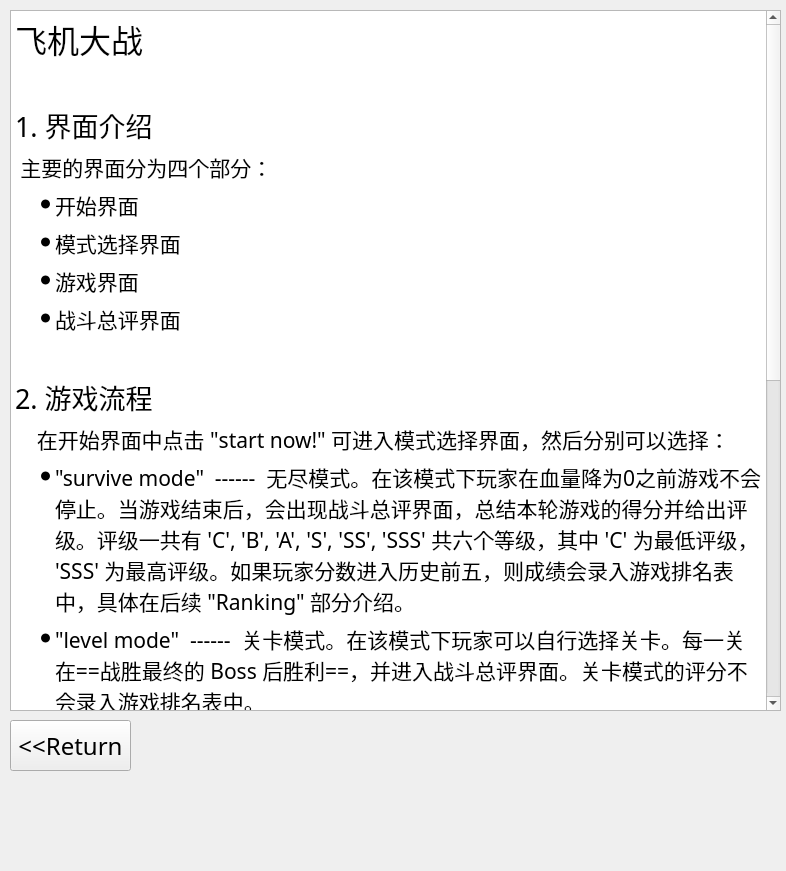
<?xml version="1.0" encoding="UTF-8"?>
<ui version="4.0">
 <class>RuleClass</class>
 <widget class="QWidget" name="RuleClass">
  <property name="geometry">
   <rect>
    <x>0</x>
    <y>0</y>
    <width>786</width>
    <height>871</height>
   </rect>
  </property>
  <property name="windowTitle">
   <string>Rule</string>
  </property>
  <widget class="QPushButton" name="Return_bt">
   <property name="geometry">
    <rect>
     <x>10</x>
     <y>720</y>
     <width>121</width>
     <height>51</height>
    </rect>
   </property>
   <property name="font">
    <font>
     <family>MV Boli</family>
     <pointsize>18</pointsize>
    </font>
   </property>
   <property name="text">
    <string>&lt;&lt;Return</string>
   </property>
  </widget>
  <widget class="QTextBrowser" name="textBrowser">
   <property name="geometry">
    <rect>
     <x>10</x>
     <y>10</y>
     <width>771</width>
     <height>701</height>
    </rect>
   </property>
   <property name="font">
    <font>
     <family>楷体</family>
     <pointsize>16</pointsize>
    </font>
   </property>
   <property name="html">
    <string>&lt;!DOCTYPE HTML PUBLIC &quot;-//W3C//DTD HTML 4.0//EN&quot; &quot;http://www.w3.org/TR/REC-html40/strict.dtd&quot;&gt;
&lt;html&gt;&lt;head&gt;&lt;meta name=&quot;qrichtext&quot; content=&quot;1&quot; /&gt;&lt;meta charset=&quot;utf-8&quot; /&gt;&lt;style type=&quot;text/css&quot;&gt;
p, li { white-space: pre-wrap; }
hr { height: 1px; border-width: 0; }
li.unchecked::marker { content: &quot;\2610&quot;; }
li.checked::marker { content: &quot;\2612&quot;; }
&lt;/style&gt;&lt;/head&gt;&lt;body style=&quot; font-family:'楷体'; font-size:16pt; font-weight:400; font-style:normal;&quot;&gt;
&lt;p style=&quot; margin-top:6px; margin-bottom:6px; margin-left:0px; margin-right:0px; -qt-block-indent:0; text-indent:0px;&quot;&gt;&lt;span style=&quot; font-size:24pt;&quot;&gt;飞机大战&lt;/span&gt;&lt;/p&gt;
&lt;p style=&quot;-qt-paragraph-type:empty; margin-top:6px; margin-bottom:6px; margin-left:0px; margin-right:0px; -qt-block-indent:0; text-indent:0px;&quot;&gt;&lt;br /&gt;&lt;/p&gt;
&lt;p style=&quot; margin-top:6px; margin-bottom:6px; margin-left:0px; margin-right:0px; -qt-block-indent:0; text-indent:0px;&quot;&gt;&lt;span style=&quot; font-size:20pt;&quot;&gt;1. 界面介绍&lt;/span&gt;&lt;/p&gt;
&lt;p style=&quot; margin-top:6px; margin-bottom:6px; margin-left:0px; margin-right:0px; -qt-block-indent:0; text-indent:0px;&quot;&gt; 主要的界面分为四个部分：&lt;/p&gt;
&lt;ul style=&quot;margin-top: 0px; margin-bottom: 0px; margin-left: 0px; margin-right: 0px; -qt-list-indent: 1;&quot;&gt;
&lt;li style=&quot; margin-top:6px; margin-bottom:6px; margin-left:0px; margin-right:0px; -qt-block-indent:0; text-indent:0px;&quot;&gt;开始界面&lt;/li&gt;
&lt;li style=&quot; margin-top:6px; margin-bottom:6px; margin-left:0px; margin-right:0px; -qt-block-indent:0; text-indent:0px;&quot;&gt;模式选择界面&lt;/li&gt;
&lt;li style=&quot; margin-top:6px; margin-bottom:6px; margin-left:0px; margin-right:0px; -qt-block-indent:0; text-indent:0px;&quot;&gt;游戏界面&lt;/li&gt;
&lt;li style=&quot; margin-top:6px; margin-bottom:6px; margin-left:0px; margin-right:0px; -qt-block-indent:0; text-indent:0px;&quot;&gt;战斗总评界面&lt;/li&gt;&lt;/ul&gt;
&lt;p style=&quot;-qt-paragraph-type:empty; margin-top:6px; margin-bottom:6px; margin-left:0px; margin-right:0px; -qt-block-indent:0; text-indent:0px;&quot;&gt;&lt;br /&gt;&lt;/p&gt;
&lt;p style=&quot; margin-top:6px; margin-bottom:6px; margin-left:0px; margin-right:0px; -qt-block-indent:0; text-indent:0px;&quot;&gt;&lt;span style=&quot; font-size:20pt;&quot;&gt;2. 游戏流程 &lt;/span&gt;&lt;/p&gt;
&lt;p style=&quot; margin-top:6px; margin-bottom:6px; margin-left:0px; margin-right:0px; -qt-block-indent:0; text-indent:0px;&quot;&gt;    在开始界面中点击 &amp;quot;start now!&amp;quot; 可进入模式选择界面，然后分别可以选择：&lt;/p&gt;
&lt;ul style=&quot;margin-top: 0px; margin-bottom: 0px; margin-left: 0px; margin-right: 0px; -qt-list-indent: 1;&quot;&gt;
&lt;li style=&quot; margin-top:6px; margin-bottom:6px; margin-left:0px; margin-right:0px; -qt-block-indent:0; text-indent:0px;&quot;&gt;&amp;quot;survive mode&amp;quot;  ------  无尽模式。在该模式下玩家在血量降为0之前游戏不会停止。当游戏结束后，会出现战斗总评界面，总结本轮游戏的得分并给出评级。评级一共有 'C', 'B', 'A', 'S', 'SS', 'SSS' 共六个等级，其中 'C' 为最低评级， 'SSS' 为最高评级。如果玩家分数进入历史前五，则成绩会录入游戏排名表中，具体在后续 &amp;quot;Ranking&amp;quot; 部分介绍。&lt;/li&gt;
&lt;li style=&quot; margin-top:6px; margin-bottom:6px; margin-left:0px; margin-right:0px; -qt-block-indent:0; text-indent:0px;&quot;&gt;&amp;quot;level mode&amp;quot;  ------  关卡模式。在该模式下玩家可以自行选择关卡。每一关在==战胜最终的 Boss 后胜利==，并进入战斗总评界面。关卡模式的评分不会录入游戏排名表中。&lt;/li&gt;
&lt;li style=&quot; margin-top:6px; margin-bottom:6px; margin-left:0px; margin-right:0px; -qt-block-indent:0; text-indent:0px;&quot;&gt;&amp;quot;ranking&amp;quot;  -------  游戏排名表。在 &amp;quot;survive mode&amp;quot; 中取得历史前五的成绩会被列入该表中。&lt;/li&gt;&lt;/ul&gt;
&lt;p style=&quot;-qt-paragraph-type:empty; margin-top:6px; margin-bottom:6px; margin-left:0px; margin-right:0px; -qt-block-indent:0; text-indent:0px;&quot;&gt;&lt;br /&gt;&lt;/p&gt;
&lt;p style=&quot; margin-top:6px; margin-bottom:6px; margin-left:0px; margin-right:0px; -qt-block-indent:0; text-indent:0px;&quot;&gt;&lt;span style=&quot; font-size:20pt;&quot;&gt;3. 游戏规则&lt;/span&gt;&lt;/p&gt;
&lt;p style=&quot; margin-top:6px; margin-bottom:6px; margin-left:40px; margin-right:40px; -qt-block-indent:0; text-indent:0px;&quot;&gt;玩家用键盘上 'W', 'A', 'S', 'D' 键操控飞机，躲避敌机射来的子弹。玩家的飞机会不断地发射子弹，玩家需要操控飞机击中敌方飞机，并捡拾敌机被击毁后掉落的物资，&lt;span style=&quot; font-weight:700;&quot;&gt;捡拾物资可以加强我方炮弹、补血或加分！！！&lt;/span&gt;。&lt;/p&gt;
&lt;p style=&quot; margin-top:6px; margin-bottom:6px; margin-left:40px; margin-right:40px; -qt-block-indent:0; text-indent:0px;&quot;&gt;特别提醒：敌方的子弹有多种，分别有不同的功能和属性，&lt;span style=&quot; font-weight:700;&quot;&gt;顺利躲避子弹需要注意观察并小心操作&lt;/span&gt;&lt;/p&gt;
&lt;p style=&quot;-qt-paragraph-type:empty; margin-top:6px; margin-bottom:6px; margin-left:0px; margin-right:0px; -qt-block-indent:0; text-indent:0px;&quot;&gt;&lt;br /&gt;&lt;/p&gt;
&lt;p style=&quot; margin-top:6px; margin-bottom:6px; margin-left:0px; margin-right:0px; -qt-block-indent:0; text-indent:0px;&quot;&gt;4. 写在最后 &lt;/p&gt;
&lt;p style=&quot; margin-top:6px; margin-bottom:6px; margin-left:0px; margin-right:0px; -qt-block-indent:0; text-indent:0px;&quot;&gt;   在这款游戏中，我们借鉴并模仿了几款类似的游戏，在此鸣谢。&lt;/p&gt;
&lt;p style=&quot;-qt-paragraph-type:empty; margin-top:6px; margin-bottom:6px; margin-left:0px; margin-right:0px; -qt-block-indent:0; text-indent:0px;&quot;&gt;&lt;br /&gt;&lt;/p&gt;
&lt;p style=&quot; margin-top:6px; margin-bottom:6px; margin-left:0px; margin-right:0px; -qt-block-indent:0; text-indent:0px;&quot;&gt;&lt;span style=&quot; font-weight:700;&quot;&gt;   祝每位玩家能够在这款游戏中收获快乐（请合理安排游戏时间，防止沉迷）&lt;/span&gt;&lt;/p&gt;
&lt;p style=&quot;-qt-paragraph-type:empty; margin-top:6px; margin-bottom:6px; margin-left:0px; margin-right:0px; -qt-block-indent:0; text-indent:0px;&quot;&gt;&lt;br /&gt;&lt;/p&gt;
&lt;p style=&quot; margin-top:6px; margin-bottom:6px; margin-left:0px; margin-right:0px; -qt-block-indent:0; text-indent:0px;&quot;&gt;   最终解释权归北京大学所有&lt;/p&gt;&lt;/body&gt;&lt;/html&gt;</string>
   </property>
   <property name="source">
    <url>
     <string>qrc:/PlaneFight/text/rule.md</string>
    </url>
   </property>
  </widget>
 </widget>
 <layoutdefault spacing="6" margin="11"/>
 <resources>
  <include location="PlaneFight.qrc"/>
 </resources>
 <connections/>
</ui>
